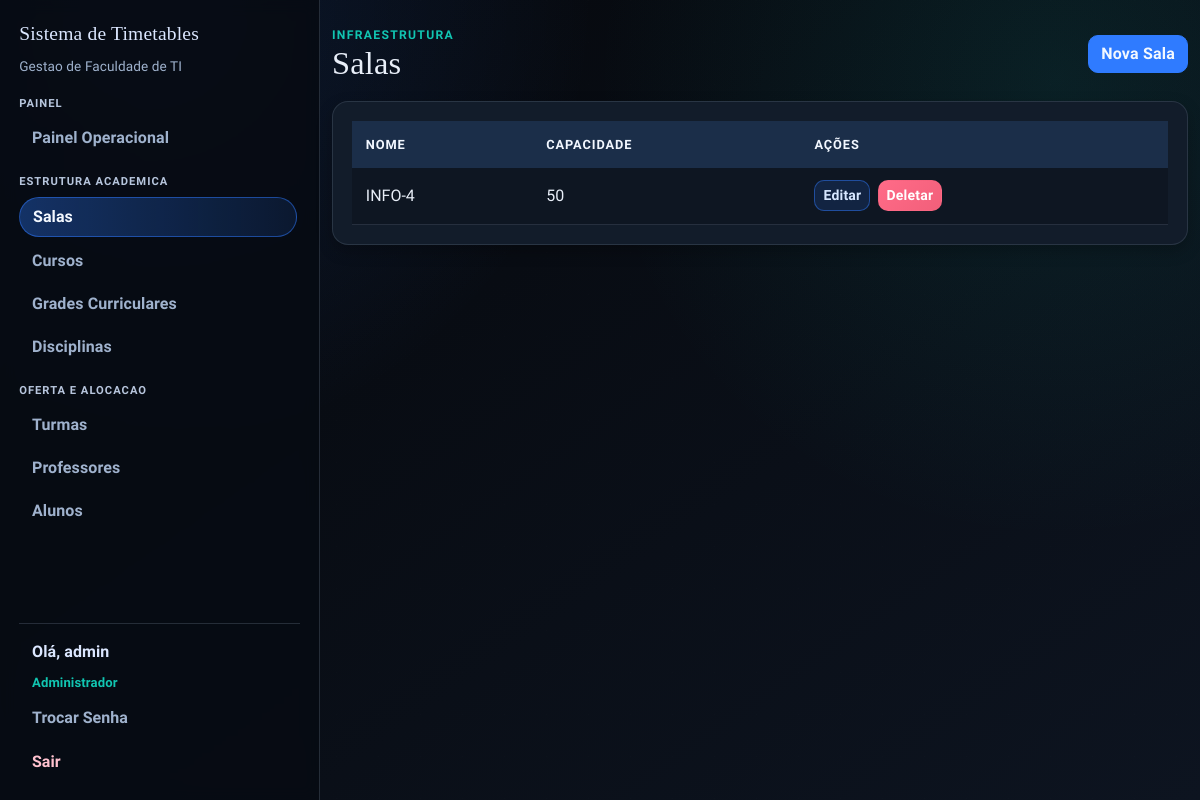
/salas (signed in), run on an earlier commit of the app's database.
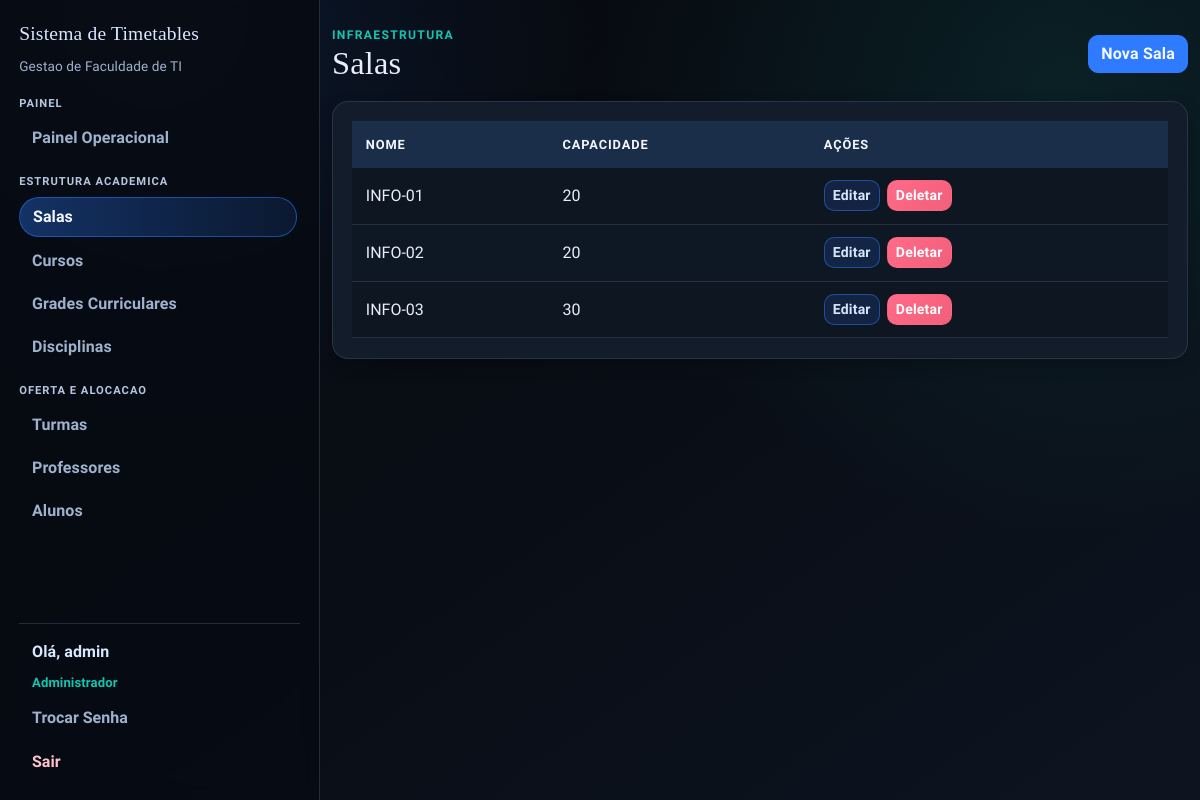
And on a later commit of the database.
### app/models.py (models this page shows)
class Sala(db.Model):
    id = db.Column(db.Integer, primary_key=True)
    nome = db.Column(db.String(100), nullable=False)
    capacidade = db.Column(db.Integer, nullable=False)

### app/routes/admin.py (the view)
@bp.route("/salas")
@login_required
@admin_required
def salas():
    salas = Sala.query.order_by(Sala.nome.asc()).all()
    delete_form = DeleteForm()
    return render_template("salas.html", salas=salas, delete_form=delete_form)

### app/models.py (called while the page is built)
@login_manager.user_loader
def load_user(user_id):
    return db.session.get(User, int(user_id))

    def is_admin(self):
        return self.role == 'admin'

### app/routes/helpers.py (called while the page is built)
def admin_required_redirect():
    if getattr(current_user, "is_authenticated", False) and current_user.is_admin():
        return None
    flash("Acesso restrito ao administrador.", "danger")
    return redirect(url_for("main.index"))

def admin_required(view_func):
    @wraps(view_func)
    def wrapper(*args, **kwargs):
        guard = admin_required_redirect()
        if guard:
            return guard
        return view_func(*args, **kwargs)
    return wrapper

### templates/salas.html (shortened to what this page needs)
{% extends "base.html" %}
{% block content %}
<section class="stagger-in">
  <div class="page-head">
    <div>
      <p class="eyebrow">Infraestrutura</p>
      <h1>Salas</h1>
    </div>
    <a href="{{ url_for('main.new_sala') }}" class="btn btn-primary">Nova Sala</a>
  </div>
  <div class="surface table-shell">
    <div class="table-responsive">
      <table class="table">
        <thead>
          <tr>
            <th>Nome</th>
            <th>Capacidade</th>
            <th>Ações</th>
          </tr>
        </thead>
        <tbody>
          {% for sala in salas %}
          <tr>
            <td>{{ sala.nome }}</td>
            <td>{{ sala.capacidade }}</td>
            <td class="actions-cell">
              <a href="{{ url_for('main.edit_sala', id=sala.id) }}" class="btn btn-sm btn-edit">Editar</a>
              <form
                method="POST"
                action="{{ url_for('main.delete_sala', id=sala.id) }}"
                class="d-inline"
                onsubmit="return confirm('Tem certeza que deseja deletar esta sala?');"
              >
                <button type="submit" class="btn btn-sm btn-danger">Deletar</button>
              </form>
            </td>
          </tr>
          {% endfor %}
        </tbody>
      </table>
    </div>
  </div>
</section>
{% endblock %}

What changed in the data, as far as the page shows it:
changed Sala: nome "INFO-4" → "INFO-01"; capacidade "50" → "20"
added Sala: nome "INFO-02", capacidade "20"
added Sala: nome "INFO-03", capacidade "30"
